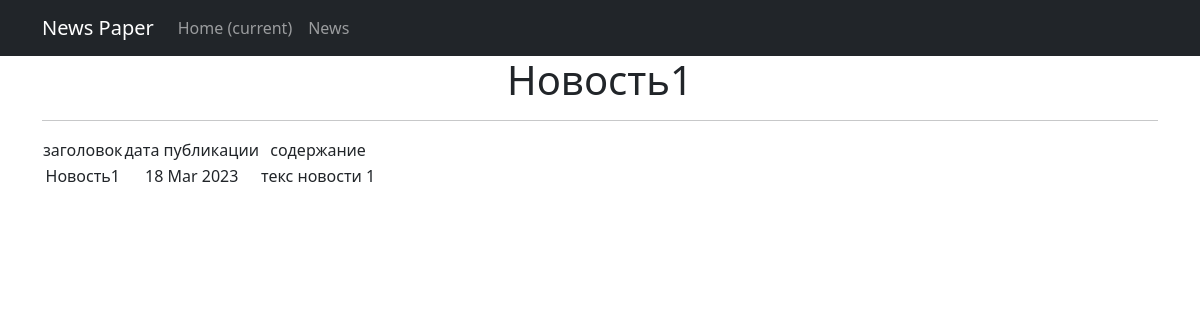
The app's page /news/13 with its own data.
### news/models.py (models this page shows, shortened)
class Post(models.Model):
    author_post = models.ForeignKey(Author, on_delete=models.CASCADE)
    post_news = models.CharField(max_length=2, choices=POST)
    date_in = models.DateTimeField(auto_now_add=True)
    category = models.ManyToManyField(Category, through='PostCategory')
    title = models.CharField(max_length=50)
    text = models.TextField()
    rating_news = models.IntegerField(default=0)

### news/views.py (the view)
# urls.py: path('<int:pk>', PostDetail.as_view(), name='post_detail'),
class PostDetail(DetailView):
    model = Post
    template_name = 'onenews.html'
    context_object_name = 'onenews'

### news/templatetags/censor.py (called while the page is built)
@register.filter()
def censor(value):
    for words in censored_words:
        if words in value:
            censor_words = f"p{''.join(['*' for words in range(len(words))])}"
            value = value.replace(words, censor_words)
    return value

### templates/onenews.html (shortened to what this page needs)
<!DOCTYPE html>
<html lang="en">
<head>
    <title>{% extends 'flatpages/default.html' %}</title>
    {% load censor %}
    {% load custom_tags %}
    {% block content %}
    <h1>{{ onenews.title|censor }}</h1>
    <hr>
    {% if onenews %}
        <table>
            <tr>
                <td>заголовок</td>
                <td>дата публикации</td>
                <td>содержание</td>
            </tr>
            <tr>
            <td>{{ onenews.title|censor}}</td>
            <td>{{ onenews.date_in|date:'d M Y'}}</td>
            <td>{{ onenews.text|censor|truncatechars:20}}</td>
        </tr>
        </table>
    {% else %}
        <h2>упс! её нет!</h2>
    {% endif %}
    {% endblock content %}

### records on screen
Post: title|censor "Новость1", date_in "18 Mar 2023", text|censor "текс новости 1"
